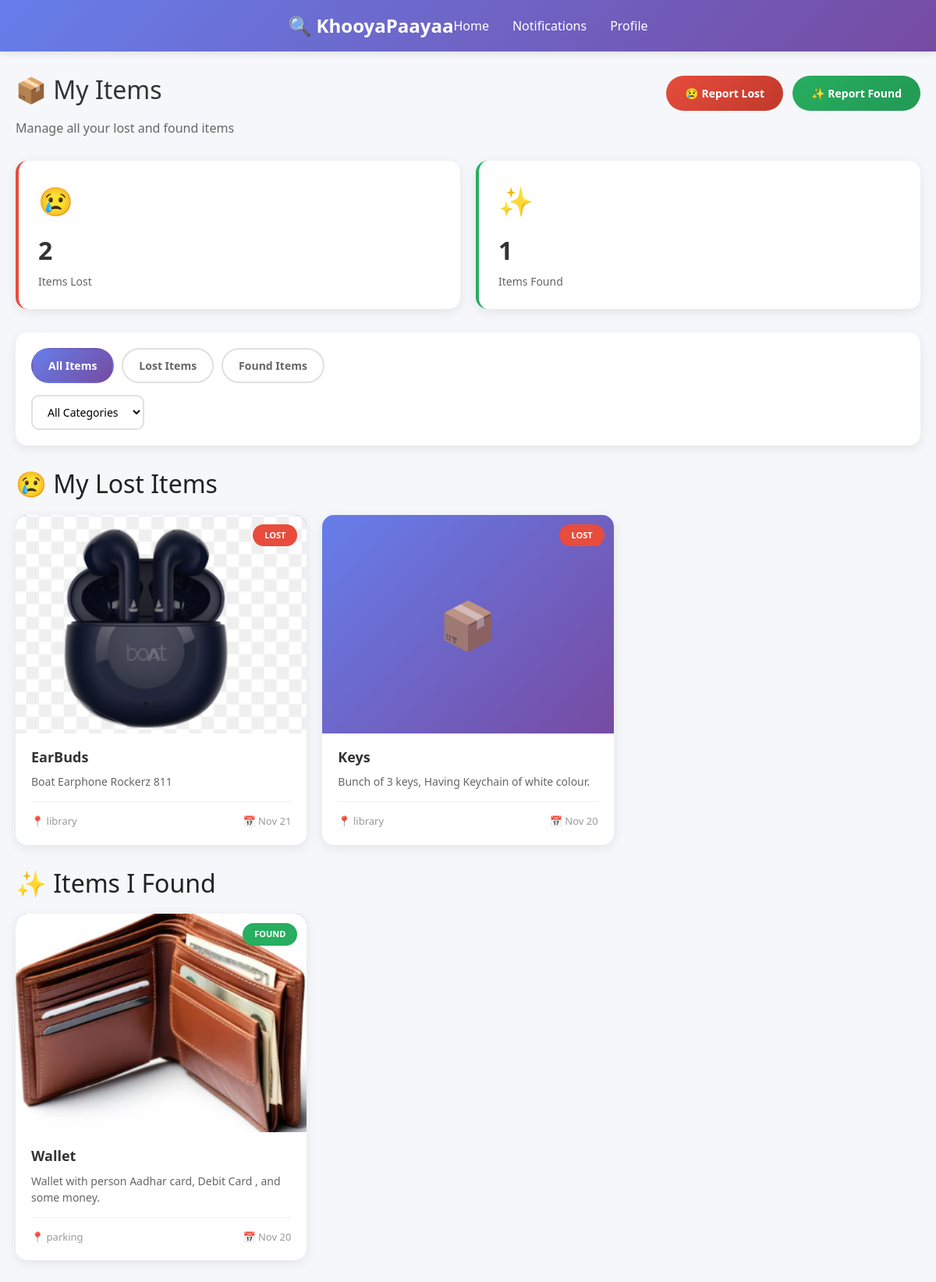
The app's page /my_items/my_items/ (signed in) with its own data.
### report_lost/models.py (models this page shows, shortened)
class Item_Lost(models.Model):
    user = models.ForeignKey(User, on_delete=models.CASCADE)
    item_name = models.CharField(max_length=30)
    category = models.CharField(max_length=20)
    description = models.CharField(max_length=200)
    color = models.CharField(max_length=20)
    location = models.CharField(max_length=50)
    date_lost = models.DateField()
    contact_number = models.CharField(max_length=15)
    date_posted = models.DateField(auto_now_add=True)
    photo = models.ImageField(upload_to='lost_items/', blank=True, null=True)

### report_found/models.py (models this page shows, shortened)
class Item_Found(models.Model):
    user = models.ForeignKey(User, on_delete=models.CASCADE)
    item_name = models.CharField(max_length=30)
    category = models.CharField(max_length=20)
    description = models.CharField(max_length=200)
    color = models.CharField(max_length=20)
    location = models.CharField(max_length=50)
    date_found = models.DateField()
    contact_number = models.CharField(max_length=15)
    condition=models.CharField(max_length=30)
    photo = models.ImageField(upload_to='lost_items/', blank=True, null=True)
    date_posted = models.DateField(auto_now_add=True)

### my_items/views.py (the view)
# urls.py: path('my_items/', include("my_items.urls")),
@login_required
def my_items(request):
    user = request.user
    total_lost = Item_Lost.objects.filter(user=user).count()
    total_found = Item_Found.objects.filter(user=user).count()
    returned_items = 0
    active_claims = 0
    lost_items = Item_Lost.objects.filter(user=user).order_by("-id")
    found_items = Item_Found.objects.filter(user=user).order_by("-id")
    for item in lost_items:
        item.status = "lost"
    for item in found_items:
        item.status = "found"
    context = {
        "total_lost": total_lost,
        "total_found": total_found,
        "returned_items": returned_items,
        "active_claims": active_claims,
        "lost_items": lost_items,
        "found_items": found_items,
    }
    return render(request, "my_items/my_items.html", context)

### my_items/templates/my_items/my_items.html (shortened to what this page needs)
{% extends 'Landing_page/base.html' %}
{% block t_css %}
{% load static %}
<link rel="stylesheet" href="{% static 'my_items/my_items.css' %}">
{% endblock %}
{% block content %}
<nav class="navbar">
    <div class="nav-container">
        <a class="logo" href="{% url 'Home' %}">🔍 KhooyaPaayaa</a>
        <div class="nav-menu">
            <a class="nav-link" href="{% url 'Home' %}">Home</a>
            <a class="nav-link" href="{% url 'notifications' %}">Notifications</a>
            <a class="nav-link" href="{% url 'ProfileInfo' %}">Profile</a>
        </div>
    </div>
</nav>
<main class="container">
    <header class="page-header">
        <div class="header-top">
            <h1 class="page-title">📦 My Items</h1>
            <div class="quick-actions">
                <a class="action-btn btn-report-lost" href="{% url 'ReportLost' %}">😢 Report Lost</a>
                <a class="action-btn btn-report-found" href="{% url 'ReportFound' %}">✨ Report Found</a>
            </div>
        </div>
        <p class="page-subtitle">Manage all your lost and found items</p>
    </header>
    <section class="stats-section">
        <div class="stat-card lost"><div class="stat-icon">😢</div><div class="stat-number">{{ total_lost }}</div><div class="stat-label">Items Lost</div></div>
        <div class="stat-card found"><div class="stat-icon">✨</div><div class="stat-number">{{ total_found }}</div><div class="stat-label">Items Found</div></div>
    </section>
    <section class="filter-section">
        <div class="filter-tabs">
            <button class="filter-btn active" data-filter="all">All Items</button>
            <button class="filter-btn" data-filter="lost">Lost Items</button>
            <button class="filter-btn" data-filter="found">Found Items</button>
        </div>
            <select id="category-select" class="filter-select">
                <option value="">All Categories</option>
            </select>
    </section>
    <section id="lost-section" class="items-section">
        <div class="section-header"><h2>😢 My Lost Items</h2></div>
        <div id="lost-grid" class="items-grid">
            {% for item in lost_items %}
            <article class="item-card"
                data-type="lost"
                data-category="{{ item.category }}"
                data-date="{{ item.date_lost|date:'Y-m-d' }}"
            >
                <div class="item-image">
                    {% if item.photo %}
                        <img src="{{ item.photo.url }}" class="item-photo">
                    {% else %}
                        <div class="no-photo">📦</div>
                    {% endif %}
                    <span class="item-status status-{{ item.status }}">
                        {{ item.status|upper }}
                    </span>
                </div>
                <div class="item-content">
                    <h3 class="item-title">{{ item.item_name }}</h3>
                    <p class="item-description">{{ item.description }}</p>
                    <div class="item-meta">
                        <span class="item-location">📍 {{ item.location }}</span>
                        <span class="item-date">📅 {{ item.date_lost|date:"M d" }}</span>
                    </div>
                </div>
            </article>
            {% endfor %}
        </div>
    </section>
    <section id="found-section" class="items-section">
        <div class="section-header"><h2>✨ Items I Found</h2></div>
        <div id="found-grid" class="items-grid">
            {% for item in found_items %}
            <article class="item-card"
                data-type="found"
                data-category="{{ item.category }}"
                data-date="{{ item.date_found|date:'Y-m-d' }}"
            >
                <div class="item-image">
                    {% if item.photo %}
                        <img src="{{ item.photo.url }}" class="item-photo">
                    {% else %}
                        <div class="no-photo">📦</div>
                    {% endif %}
                    <span class="item-status status-{{ item.status }}">
                        {{ item.status|upper }}
                    </span>
                </div>
                <div class="item-content">
                    <h3 class="item-title">{{ item.item_name }}</h3>
                    <p class="item-description">{{ item.description }}</p>
                    <div class="item-meta">
                        <span class="item-location">📍 {{ item.location }}</span>
                        <span class="item-date">📅 {{ item.date_found|date:"M d" }}</span>
                    </div>
                </div>
            </article>
            {% endfor %}
        </div>
    </section>
</main>
{% endblock %}

### my_items/static/my_items/my_items.css (style rules this page uses)
* { margin:0;padding:0;box-sizing:border-box }
body { font-family:'Segoe UI', Tahoma, Geneva, Verdana, sans-serif;background:#f5f7fa;min-height:100vh;color:#222 }
.navbar { background:linear-gradient(135deg,#667eea,#764ba2);color:#fff;padding:15px 0;box-shadow:0 2px 10px rgba(0,0,0,.1);position:sticky;top:0;z-index:1000 }
.nav-container { max-width:1200px;margin:0 auto;padding:0 20px;display:flex;justify-content:space-between;align-items:center }
.logo { text-decoration: none; font-size:24px;font-weight:700;display:flex;gap:8px;align-items:center; color:white }
.nav-menu { display:flex;gap:30px;align-items:center }
.nav-link { color:#fff;text-decoration:none;font-weight:500;transition:opacity .2s }
.container { max-width:1200px;margin:0 auto;padding:30px 20px }
.page-header { margin-bottom:30px }
.header-top { display:flex;justify-content:space-between;align-items:center;margin-bottom:10px }
.page-title { font-size:32px;color:#333;display:flex;align-items:center;gap:12px }
.quick-actions { display:flex;gap:12px }
.action-btn { padding:12px 24px;border:0;border-radius:25px;font-weight:600;cursor:pointer;transition:all .2s;font-size:14px;display:inline-flex;align-items:center;gap:8px;text-decoration:none;color:#fff }
.btn-report-lost { background:linear-gradient(135deg,#e74c3c,#c0392b) }
.btn-report-found { background:linear-gradient(135deg,#27ae60,#229954) }
.page-subtitle { color:#666;font-size:16px }
.stats-section { display:grid;grid-template-columns:repeat(auto-fit,minmax(200px,1fr));gap:20px;margin-bottom:30px }
.stat-card { background:#fff;padding:25px;border-radius:15px;box-shadow:0 4px 15px rgba(0,0,0,.08);transition:transform .15s,box-shadow .15s }
.stat-icon { font-size:36px;margin-bottom:12px }
.stat-number { font-size:32px;font-weight:700;color:#333;margin-bottom:5px }
.stat-label { color:#666;font-size:14px;font-weight:500 }
.stat-card.lost { border-left:4px solid #e74c3c }
.stat-card.found { border-left:4px solid #27ae60 }
.filter-section { background:#fff;padding:20px;border-radius:15px;box-shadow:0 4px 15px rgba(0,0,0,.08);margin-bottom:30px }
.filter-tabs { display:flex;gap:10px;flex-wrap:wrap;margin-bottom:15px }
.filter-btn { padding:10px 20px;border:2px solid #e0e0e0;background:#fff;border-radius:25px;cursor:pointer;font-weight:600;color:#666;font-size:14px;text-decoration:none }
.filter-btn.active { background:linear-gradient(135deg,#667eea,#764ba2);color:#fff;border-color:transparent }
.filter-select { padding:10px 15px;border:2px solid #e0e0e0;border-radius:10px;font-size:14px;background:#fff;cursor:pointer }
.items-section { margin-bottom:30px }
.section-header { margin-bottom:20px }
.items-grid { display:grid;grid-template-columns:repeat(auto-fill,minmax(300px,1fr));gap:20px }
.item-card { background:#fff;border-radius:15px;overflow:hidden;box-shadow:0 4px 15px rgba(0,0,0,.08);transition:transform .15s;position:relative }
.item-image { width:100%; height:280px; background: linear-gradient(135deg,#667eea,#764ba2); display:flex; align-items:center; justify-content:center; position:relative; overflow:hidden; }
.item-photo { width:100%; height:100%; object-fit:cover; border-radius:0; }
.no-photo { font-size:60px; opacity:0.7; line-height: 1; }
.item-status { position:absolute;top:12px;right:12px;padding:6px 15px;border-radius:20px;font-size:11px;font-weight:700;color:#fff;text-transform:uppercase }
.status-lost { background:#e74c3c }
.status-found { background:#27ae60 }
.item-content { padding:20px }
.item-title { font-size:18px;font-weight:600;color:#333;margin-bottom:10px }
.item-description { color:#666;font-size:14px;line-height:1.5;margin-bottom:15px;display:-webkit-box;-webkit-line-clamp:2;-webkit-box-orient:vertical;overflow:hidden }
.item-meta { display:flex;justify-content:space-between;align-items:center;padding-top:15px;border-top:1px solid #f0f0f0;font-size:13px;color:#999 }

### records on screen
Item_Lost: photo (picture), status "LOST", item_name "EarBuds", description "Boat Earphone Rockerz 811", location "library", date_lost "Nov 21"
Item_Lost: status "LOST", item_name "Keys", description "Bunch of 3 keys, Having Keychain of white colour.", location "library", date_lost "Nov 20"
Item_Found: photo (picture), status "FOUND", item_name "Wallet", description "Wallet with person Aadhar card, Debit Card , and some money.", location "parking", date_found "Nov 20"

### other values on screen
{{ total_lost }} "2"
{{ total_found }} "1"
